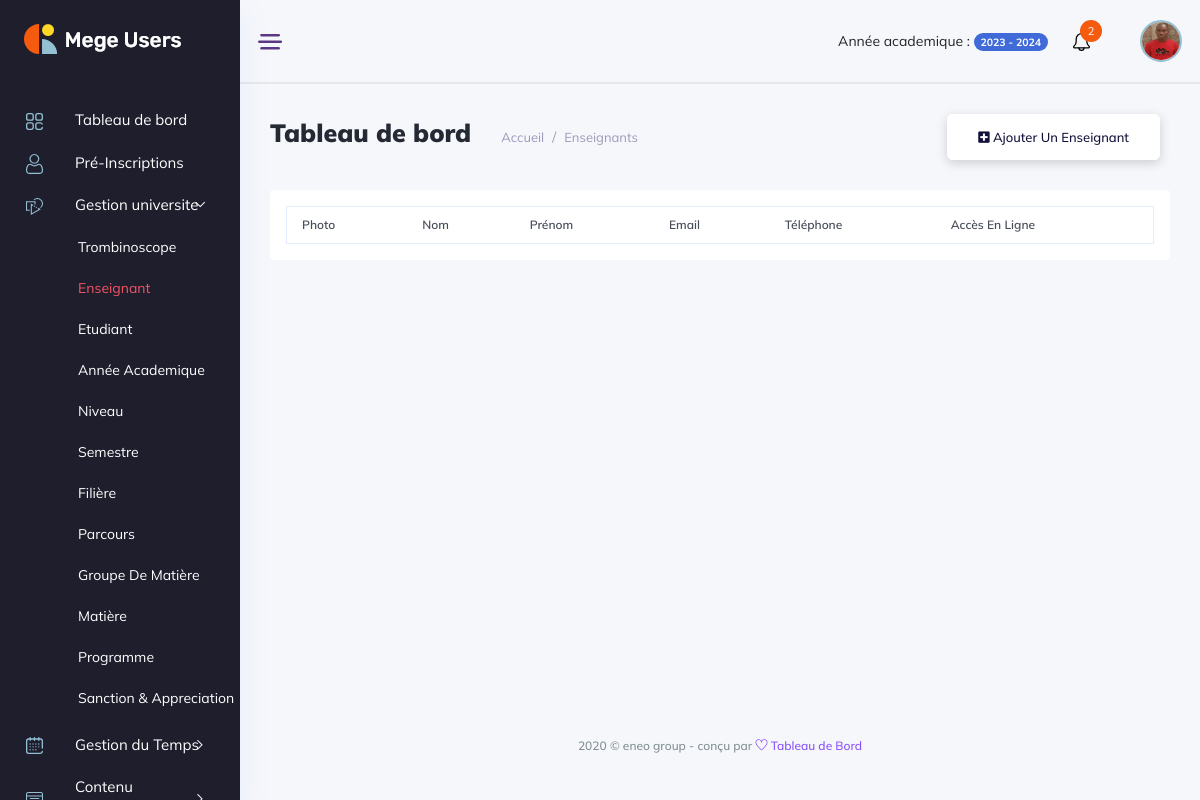
Page /gestion_universite/teachers/ (signed in) on the earlier database version.
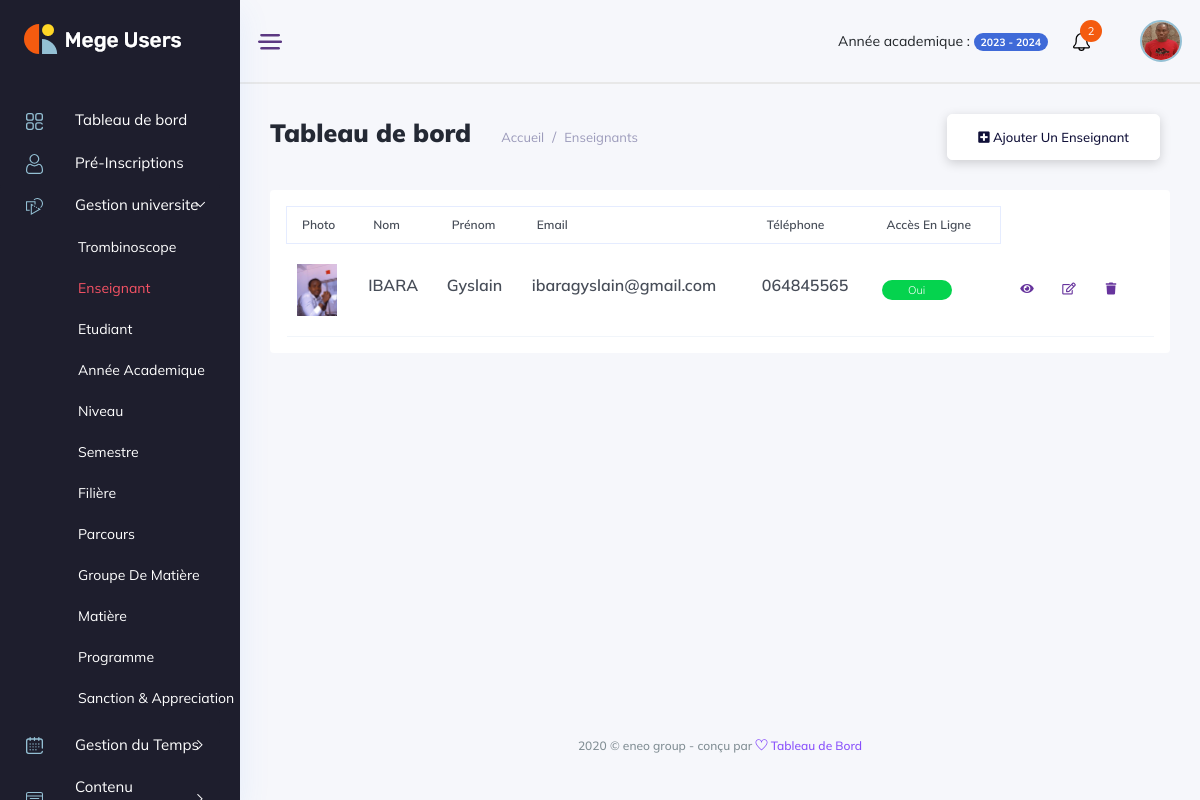
Same page on the later database version.
### backend/models/user_account.py (models this page shows, shortened)
class Teacher(models.Model):
    lastname = models.CharField(max_length=50, blank=True)
    firstname = models.CharField(max_length=50, blank=True)
    address = models.CharField(max_length=50, blank=True)
    tel = models.CharField(max_length=20, blank=True)
    city = models.CharField(max_length=17, choices=cities, blank=True)
    sex = models.CharField(max_length=10, choices=sexes, blank=True)
    bithday = models.DateField(blank=True, null=True)
    nationality = models.CharField(max_length=20, blank=True)
    email = models.CharField(max_length=120, unique=True, blank=True)
    status = models.CharField(max_length=20, blank=True)
    last_diploma = models.CharField(max_length=20, choices=last_diploma, blank=True,)
    picture = models.ImageField(upload_to="teacher_images", blank=True, null=True)
    type_of_counter = models.CharField(max_length=20, blank=True)
    start_of_contrat = models.DateField(blank=True, null=True)
    end_of_contrat = models.DateField(blank=True, null=True)
    created_at = models.DateTimeField(auto_now_add=True, null=True)
    updated_at = models.DateTimeField(auto_now=True, null=True)
    def file_exists(self):
        if self.picture:
            return os.path.exists(settings.MEDIA_ROOT / str(self.picture))
        return False

### manager_dashboard/views/gestion_universite_view.py (the view, shortened to what this page needs)
class TeacherView(View):
    template = "manager_dashboard/gestion_universite/enseignants.html"
    def dispatch(self,request, *args, **kwargs):
        if not request.user.is_authenticated:
            return redirect('backend:login')
        return super().dispatch(request, *args, **kwargs)
    def get(self, request, *args, **kwargs):
        teachers = Teacher.objects.all().order_by('-created_at')
        context = {'teachers': teachers}
        return render(request, template_name=self.template, context=context)

### manager_dashboard/templates/manager_dashboard/gestion_universite/enseignants.html (shortened to what the changed rows need)
{% extends '../base.html' %}
{% load static %}
{% block content %}
<div class="main_content_iner overly_inner ">
    <div class="container-fluid p-0 ">
        <div class="row">
            <div class="col-lg-12">
                <div class="card QA_section border-0">
                    <div class="card-body QA_table ">
                        <div class="table-responsive shopping-cart ">
                            <table class="table mb-0">
                                <thead>
                                    <tr>
                                        <th class="border-top-0">Photo</th>
                                        <th class="border-top-0">Nom</th>
                                        <th class="border-top-0">Prénom</th>
                                        <th class="border-top-0">Email</th>
                                        <th class="border-top-0">Téléphone</th>
                                        <th class="border-top-0">Accès en ligne</th>
                                    </tr>
                                </thead>
                                <tbody id="elementList">
                                    {% for teacher in teachers %}
                                        <tr data-id="{{ teacher.id }}">
                                            <td>
                                                {% if teacher.file_exists %}
                                                    <img src="{{ teacher.picture.url }}" alt height="52" alt="">
                                                {% else %}
                                                <img src="{% static 'img/staf/teacher.png' %}" alt height="52">
                                                {% endif %}
                                            </td>
                                            <td><h6> {{ teacher.lastname }} </h6></td>
                                            <td><h6> {{ teacher.firstname }} </h6></td>
                                            <td><h6> {{ teacher.email }} </h6></td>
                                            <td><h6> {{ teacher.tel }} </h6></td>
                                            <td><a class="status_btn">Oui</a></td>
                                            <td>
                                                <div class="action_btns d-flex">
                                                    <a href='{% url "manager_dashboard:teacher_detail" teacher.id %}' class="action_btn mr_10"> <i class="fas fa-eye"></i> </a>
                                                    <a href='{% url "manager_dashboard:edit_teacher" teacher.id %}' class="action_btn mr_10"> <i class="far fa-edit"></i> </a>
                                                    <a href="#" onclick='deleteTeacher({{ teacher.id}})' class="action_btn"> <i class="fas fa-trash"></i> </a>
                                                </div>
                                            </td>
                                        </tr>
                                    {% endfor %}
                                </tbody>
                            </table>
                        </div>
                    </div>
                </div>
            </div>
        </div>
    </div>
</div>
{% endblock content %}

Differences in the rows shown:
added Teacher: picture (picture), lastname "IBARA", firstname "Gyslain", email "ibaragyslain@gmail.com", tel "064845565"
